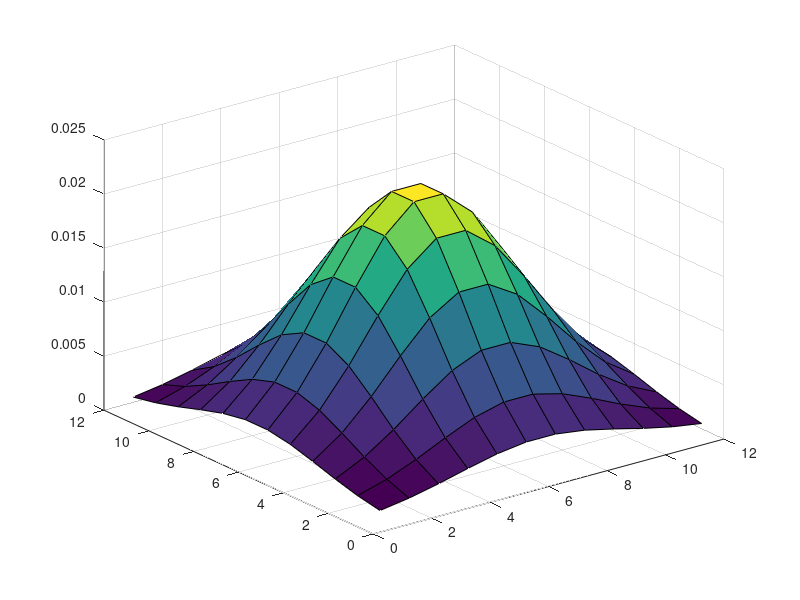

MATLAB code for this plot:
i = 1:12;
j = 1:12;
[X,Y] = meshgrid(i,j);
C=1;

p0_notadjusted = @(x,y) exp(-1/(2*8)*((x-6.5).^2 + (y-6.5).^2));
C = 1/sum(sum(p0_notadjusted(X,Y)));
p0 = @(x,y) C*exp(-1/(2*8)*((x-6.5).^2 + (y-6.5).^2));

surf(p0(X,Y));

